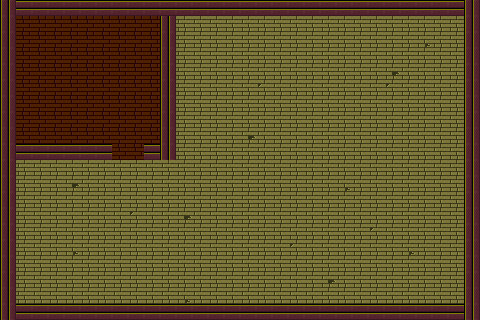

The image is a tile-based game level rendered from a .tmx file. Its description and complete source (layers, tilesets, objects, tile grids) follow:
An orthogonal 30x20 tile map with 16x16 px tiles, 2 tile layers (Floor, Walls).

<map version="1.9" tiledversion="1.9.2" orientation="orthogonal" renderorder="right-down" width="30" height="20" tilewidth="16" tileheight="16" infinite="0" backgroundcolor="#8b8b8b" nextlayerid="4" nextobjectid="1">
 <tileset firstgid="1" source="Hotline-Miami-TileSet.tsx" />
 <layer id="1" name="Floor" width="30" height="20">
  <data encoding="csv">
157,157,157,157,157,157,157,157,157,157,157,317,317,317,317,317,317,317,317,317,317,317,317,317,317,317,317,317,317,317,
157,157,157,157,157,157,157,157,157,157,157,317,317,317,317,317,317,317,317,317,317,317,317,317,317,317,317,317,317,317,
157,157,157,157,157,157,157,157,157,157,157,317,317,317,317,317,317,317,317,317,317,317,317,317,317,317,319,317,317,317,
157,157,157,157,157,157,157,157,157,157,157,317,317,317,317,317,317,317,317,317,317,317,317,317,317,317,317,317,317,317,
157,157,157,157,157,157,157,157,157,157,157,317,317,317,317,317,317,317,317,317,317,317,317,317,320,317,317,317,317,317,
157,157,157,157,157,157,157,157,157,157,157,317,317,317,317,317,318,317,317,317,317,317,317,317,318,317,317,317,317,317,
157,157,157,157,157,157,157,157,157,157,157,317,317,317,317,317,317,317,317,317,317,317,317,317,317,317,317,317,317,317,
157,157,157,157,157,157,157,157,157,157,157,317,317,317,317,317,317,317,317,317,317,317,317,317,317,317,317,317,317,317,
157,157,157,157,157,157,157,157,157,157,157,317,317,317,317,320,317,317,317,317,317,317,317,317,317,317,317,317,317,317,
157,157,157,157,157,157,157,157,157,157,157,317,317,317,317,317,317,317,317,317,317,317,317,317,317,317,317,317,317,317,
317,317,317,317,317,317,317,317,317,317,317,317,317,317,317,317,317,317,317,317,317,317,317,317,317,317,317,317,317,317,
317,317,317,317,320,317,317,317,317,317,317,317,317,317,317,317,317,317,317,317,317,319,317,317,317,317,317,317,317,317,
317,317,317,317,317,317,317,317,317,317,317,317,317,317,317,317,317,317,317,317,317,317,317,317,317,317,317,317,317,317,
317,317,317,317,317,317,317,317,318,317,317,320,317,317,317,317,317,317,317,317,317,317,317,317,317,317,317,317,317,317,
317,317,317,317,317,317,317,317,317,317,317,317,317,317,317,317,317,317,317,317,317,317,317,318,317,317,317,317,317,317,
317,317,317,317,319,317,317,317,317,317,317,317,317,317,317,317,317,317,318,317,317,317,317,317,317,319,317,317,317,317,
317,317,317,317,317,317,317,317,317,317,317,317,317,317,317,317,317,317,317,317,317,317,317,317,317,317,317,317,317,317,
317,317,317,317,317,317,317,317,317,317,317,317,317,317,317,317,317,317,317,317,320,317,317,317,317,317,317,317,317,317,
317,317,317,317,317,317,317,317,317,317,317,319,317,317,317,317,317,317,317,317,317,317,317,317,317,317,317,317,317,317,
317,317,317,317,317,317,317,317,317,317,317,317,317,317,317,317,317,317,317,317,317,317,317,317,317,317,317,317,317,317
</data>
 </layer>
 <layer id="3" name="Walls" width="30" height="20">
  <data encoding="csv">
24,27,27,27,27,27,27,27,27,27,27,27,27,27,27,27,27,27,27,27,27,27,27,27,27,27,27,27,27,24,
24,0,0,0,0,0,0,0,0,0,24,0,0,0,0,0,0,0,0,0,0,0,0,0,0,0,0,0,0,24,
24,0,0,0,0,0,0,0,0,0,24,0,0,0,0,0,0,0,0,0,0,0,0,0,0,0,0,0,0,24,
24,0,0,0,0,0,0,0,0,0,24,0,0,0,0,0,0,0,0,0,0,0,0,0,0,0,0,0,0,24,
24,0,0,0,0,0,0,0,0,0,24,0,0,0,0,0,0,0,0,0,0,0,0,0,0,0,0,0,0,24,
24,0,0,0,0,0,0,0,0,0,24,0,0,0,0,0,0,0,0,0,0,0,0,0,0,0,0,0,0,24,
24,0,0,0,0,0,0,0,0,0,24,0,0,0,0,0,0,0,0,0,0,0,0,0,0,0,0,0,0,24,
24,0,0,0,0,0,0,0,0,0,24,0,0,0,0,0,0,0,0,0,0,0,0,0,0,0,0,0,0,24,
24,0,0,0,0,0,0,0,0,0,24,0,0,0,0,0,0,0,0,0,0,0,0,0,0,0,0,0,0,24,
24,27,27,27,27,27,27,0,0,27,24,0,0,0,0,0,0,0,0,0,0,0,0,0,0,0,0,0,0,24,
24,0,0,0,0,0,0,0,0,0,0,0,0,0,0,0,0,0,0,0,0,0,0,0,0,0,0,0,0,24,
24,0,0,0,0,0,0,0,0,0,0,0,0,0,0,0,0,0,0,0,0,0,0,0,0,0,0,0,0,24,
24,0,0,0,0,0,0,0,0,0,0,0,0,0,0,0,0,0,0,0,0,0,0,0,0,0,0,0,0,24,
24,0,0,0,0,0,0,0,0,0,0,0,0,0,0,0,0,0,0,0,0,0,0,0,0,0,0,0,0,24,
24,0,0,0,0,0,0,0,0,0,0,0,0,0,0,0,0,0,0,0,0,0,0,0,0,0,0,0,0,24,
24,0,0,0,0,0,0,0,0,0,0,0,0,0,0,0,0,0,0,0,0,0,0,0,0,0,0,0,0,24,
24,0,0,0,0,0,0,0,0,0,0,0,0,0,0,0,0,0,0,0,0,0,0,0,0,0,0,0,0,24,
24,0,0,0,0,0,0,0,0,0,0,0,0,0,0,0,0,0,0,0,0,0,0,0,0,0,0,0,0,24,
24,0,0,0,0,0,0,0,0,0,0,0,0,0,0,0,0,0,0,0,0,0,0,0,0,0,0,0,0,24,
24,27,27,27,27,27,27,27,27,27,27,27,27,27,27,27,27,27,27,27,27,27,27,27,27,27,27,27,27,24
</data>
 </layer>
</map>
